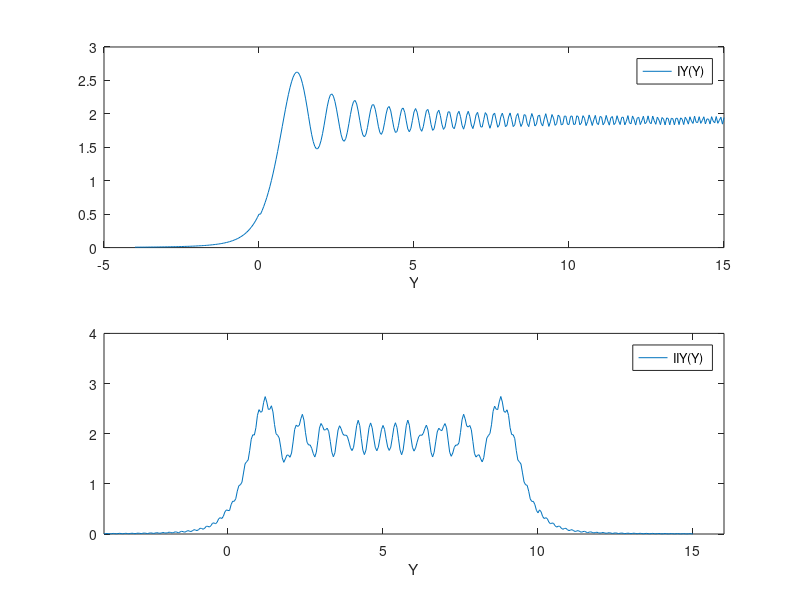

MATLAB code to generate this figure:
% D20FEEDGES
% Fresnel's Integrals for the calculation of the diffractionon an edge.
% All units in mm, global definition of the parameters.
function D20FEEDGES;
X = 4000;
Lamda = 5*10^(-4);

Y = (-4:0.05:15);


% We treat the diffraction at an edge like diffraction on a large slit.
% One side is set at d = 0, the other at d = -inif. This translates into

% For p(Y) = - infinite  
%                         we have Cp(Y) = Sp(Y) = -0.5
% sqrt(2/(Lamda*X))=1

qY = Y*1;

% We take q(Y) equal Y for scaling,

qY = Y;
qY1 = (0:-0.05:-4);
qY2 = (0.05:0.05:15);

[t,Cq1] = ode45(@C,qY1,[0]);
[t,Cq2] = ode45(@C,qY2,[0]);
Cq = [flipud(Cq1);Cq2];
[t,Sq1] = ode45(@S,qY1,[0]);
[t,Sq2] = ode45(@S,qY2,[0]);
Sq = [flipud(Sq1);Sq2];

IY = ((Cq-(-0.5)).^2)+((Sq-(-0.5)).^2);

figure(1);
subplot(2,1,1);
plot(Y,IY);
axis([-5 15 0 3]);                
xlabel('Y');
legend('IY(Y)');


pY = Y-10;
pY1 = (0:-0.05:-14);
pY2 = (0.05:0.05:5);

[t,Cp1] = ode45(@C,pY1,[0]);
[t,Cp2] = ode45(@C,pY2,[0]);
Cp = [flipud(Cp1);Cp2];

[t,Sp1] = ode45(@S,pY1,[0]);
[t,Sp2] = ode45(@S,pY2,[0]);
Sp = [flipud(Sp1);Sp2];

IIY = ((Cq-Cp).^2)+((Sq-Sp).^2);

subplot(2,1,2);
plot(Y,IIY);
axis([-4 16 0 4]);                
xlabel('Y');
legend('IIY(Y)');


function Out=S(T,X)
Out = sin((pi/2)*T^2);
function Out=C(T,X)
Out = cos((pi/2)*T^2);
